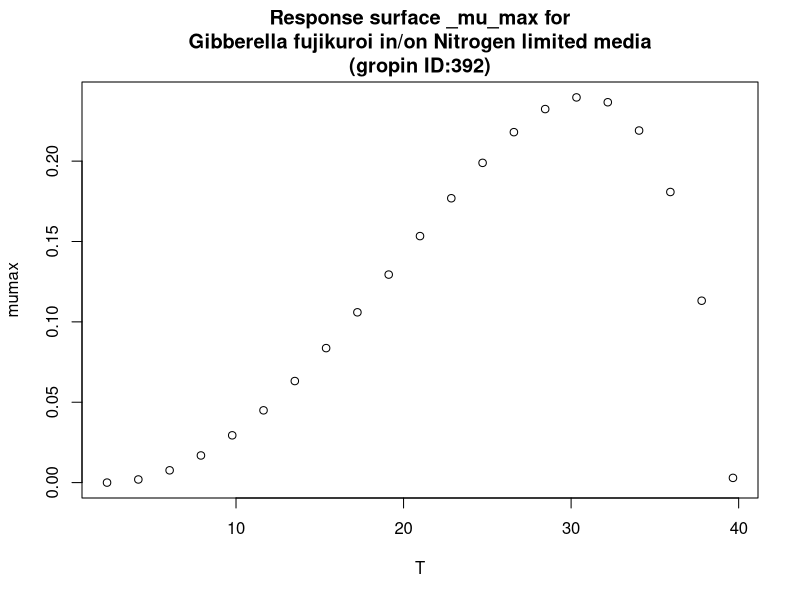

Write R code to recreate this figure.
#############################
# start of Parameter script
#############################
T <- seq(2.3023,39.6603396603397,length.out=21)
#############################
# end of Parameter script
#############################
############################# 
# start of Model script Gropin ID 392 
#############################
 
# constant coefficients for this model
 
variables <- data.frame(T)
argumentsPar <- unique.data.frame(expand.grid(variables))
 
# heart of the model
response_surface <- function(T) {
   mumax <-(2.4*(10^-1)*(T-39.7)*((T-2.3)^2))/((30.8-2.3)*((30.8-2.3)*(T-30.8)-(30.8-39.7)*(30.8+2.3-2*T)))

	return(mumax=mumax)
} 

# output parameters
responseSurface <- cbind(argumentsPar,response_surface(argumentsPar['T']))
colnames(responseSurface) <- c(colnames(argumentsPar),'mumax')
#############################
# End of Model script
#############################
############################# 
# start of Visualisation script Gropin ID 392 
#############################
titleText <-'Response surface _mu_max for
Gibberella fujikuroi in/on Nitrogen limited media
(gropin ID:392)'
plot(T,responseSurface$'mumax',xlab='T',
                          ylab='mumax',main=titleText)
#############################
# End of Visualisation script
#############################
